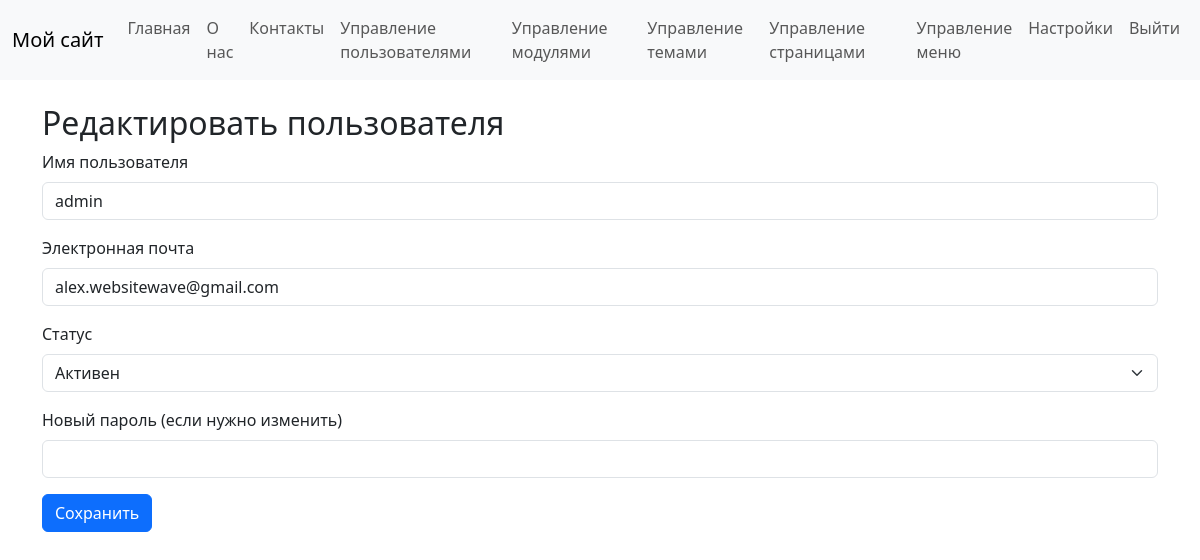
Screenshot of /admin/users/edit/3 (signed in) with the database file from the repository.
### tables this page shows
CREATE TABLE `menu_items` (
                              `id` int NOT NULL,
                              `menu_id` int NOT NULL,
                              `title` varchar(255) NOT NULL,
                              `url` varchar(255) NOT NULL,
                              `parent_id` int DEFAULT NULL,
                              `position` int NOT NULL DEFAULT '0'
);

CREATE TABLE `users` (
                         `id` int NOT NULL,
                         `username` varchar(255) NOT NULL,
                         `email` varchar(255) NOT NULL,
                         `password_hash` varchar(255) NOT NULL,
                         `created_at` datetime NOT NULL,
                         `updated_at` datetime DEFAULT NULL,
                         `status` enum('active','inactive','banned') NOT NULL DEFAULT 'active'
);

### core/View.php (called while the page is built)
<?php
class View
{
    public static function render($template, $data = [], $module = false): void
    {
        PageRenderer::render($template, $data, $module);
    }
}

### core/controllers/AdminController.php (called while the page is built, shortened)
<?php
class AdminController
{
    public function editUser($id)
    {
        $user = User::findById($id);
        View::render('admin/edit_user', ['user' => $user]);
    }
}

### core/Router.php (called while the page is built, shortened)
<?php
class Router
{
    private $routes = [];
    public function add($route, $callback)
    {
        $route = trim($route, '/');
        $route = '#^' . $route . '$#';
        $this->routes[$route] = $callback;
    }
    public function dispatch()
    {
        $url = isset($_GET['url']) ? $_GET['url'] : '';
        $url = trim($url, '/');
        foreach ($this->routes as $pattern => $callback) {
            if (preg_match($pattern, $url, $params)) {
                if (is_callable($callback)) {
                    return call_user_func_array($callback, array_slice($params, 1));
                } elseif (is_array($callback)) {
                    $controller = $callback[0];
                    $method = $callback[1];
                    return call_user_func_array([$controller, $method], array_slice($params, 1));
                }
            }
        }
    }
}

### public/index.php (called while the page is built, shortened)
<?php
require_once __DIR__ . '/../core/init.php';
$router = new Router();
$router->add('', function () {
    $page = Page::findByType('home');
    if ($page && $page->status == 'published') {
        View::render('page', ['page' => $page]);
    } else {
        echo 'Главная страница не настроена';
    }
});
$settingsController = new SettingsController();
$router->add('admin/settings', [$settingsController, 'index']);
$router->add('admin/settings/update', [$settingsController, 'update']);
$authController = new AuthController();
$router->add('login', [$authController, 'login']);
$router->add('logout', [$authController, 'logout']);
$router->add('register', [$authController, 'register']);
$adminController = new AdminController();
$router->add('admin', [$adminController, 'index']);
$router->add('admin/users', [$adminController, 'users']);
$router->add('admin/users/edit/(\d+)', [$adminController, 'editUser']);
$router->add('admin/users/delete/(\d+)', [$adminController, 'deleteUser']);
$router->add('admin/modules', [$adminController, 'modules']);
$router->add('admin/modules/enable/([a-zA-Z0-9_]+)', [$adminController, 'enableModule']);
$router->add('admin/modules/disable/([a-zA-Z0-9_]+)', [$adminController, 'disableModule']);
$router->add('admin/themes', [$adminController, 'themes']);
$router->add('admin/themes/activate/([a-zA-Z0-9_]+)', [$adminController, 'activateTheme']);
$router->add('admin/pages', [$adminController, 'pages']);
$router->add('admin/pages/create', [$adminController, 'createPage']);
$router->add('admin/pages/edit/(\d+)', [$adminController, 'editPage']);
$router->add('admin/pages/delete/(\d+)', [$adminController, 'deletePage']);
$adminMenuController = new AdminMenuController();
$router->add('admin/menus', [$adminMenuController, 'menus']);
$router->add('admin/menus/create', [$adminMenuController, 'createMenu']);
$router->add('admin/menus/edit/(\d+)', [$adminMenuController, 'editMenu']);
$router->add('admin/menus/delete/(\d+)', [$adminMenuController, 'deleteMenu']);
$router->add('admin/menus/items/(\d+)', [$adminMenuController, 'manageMenuItems']);
$router->add('admin/menus/items/create/(\d+)', [$adminMenuController, 'createMenuItem']);
$router->add('admin/menus/items/edit/(\d+)', [$adminMenuController, 'editMenuItem']);
$router->add('admin/menus/items/delete/(\d+)', [$adminMenuController, 'deleteMenuItem']);
$pageController = new PageController();
$router->add('(.+)', [$pageController, 'viewPage']);
$router->dispatch();

### core/helpers/url_helper.php (called while the page is built)
<?php
function base_url($path = '')
{
    return rtrim(BASE_URL, '/') . '/' . ltrim($path, '/');
}

### core/init.php (called while the page is built, shortened)
<?php
spl_autoload_register(function ($class_name) {
    $paths = [
        __DIR__ . '/' . $class_name . '.php',
        __DIR__ . '/helpers/' . $class_name . '.php',
        __DIR__ . '/models/' . $class_name . '.php',
        __DIR__ . '/controllers/' . $class_name . '.php',
    ];
    foreach (glob(__DIR__ . '/../modules/*', GLOB_ONLYDIR) as $moduleDir) {
        $modulePaths = [
            $moduleDir . '/controller.php',
            $moduleDir . '/model.php',
        ];
        foreach (['controllers', 'models'] as $subDir) {
            $subDirPath = $moduleDir . '/' . $subDir;
        }
        $paths = array_merge($paths, $modulePaths);
    }
    foreach ($paths as $path) {
        if (file_exists($path)) {
            if (class_exists($class_name, false)) {
                return;
            }
        }
    }
});

### core/Database.php (called while the page is built, shortened)
<?php
class Database
{
    private static $connection;
    public static function connect($host, $user, $pass, $dbname)
    {
        self::$connection = new mysqli($host, $user, $pass, $dbname);
        self::$connection->set_charset('utf8mb4');
    }
    public static function prepare($sql)
    {
        $stmt = self::$connection->prepare($sql);
        return $stmt;
    }
}

### core/models/Menu.php (called while the page is built, shortened)
<?php
class Menu
{
    public $id;
    public static function findByName($name)
    {
        $stmt = Database::prepare("SELECT * FROM menus WHERE name = ?");
        $stmt->bind_param('s', $name);
        $stmt->execute();
        $result = $stmt->get_result();
        return $result->fetch_object('Menu');
    }
    public function getItems()
    {
        return MenuItem::findByMenuId($this->id);
    }
}

### core/models/MenuItem.php (called while the page is built, shortened)
<?php
class MenuItem
{
    public static function findByMenuId($menu_id)
    {
        $stmt = Database::prepare("SELECT * FROM menu_items WHERE menu_id = ? ORDER BY position ASC");
        $stmt->bind_param('i', $menu_id);
        $stmt->execute();
        $result = $stmt->get_result();
        $items = [];
        while ($row = $result->fetch_assoc()) {
            $item = new self();
            $item->id = $row['id'];
            $item->menu_id = $row['menu_id'];
            $item->title = $row['title'];
            $item->url = $row['url'];
            $item->parent_id = $row['parent_id'];
            $item->position = $row['position'];
            $items[] = $item;
        }
        return $items;
    }
}

### core/helpers/html_helper.php (called while the page is built)
<?php
function escape($string)
{
    return htmlspecialchars($string, ENT_QUOTES, 'UTF-8');
}

### core/Auth.php (called while the page is built, shortened)
<?php
class Auth
{
    public static function check()
    {
        return isset($_SESSION['user_id']);
    }
    public static function user()
    {
        if (self::check()) {
            return User::findById($_SESSION['user_id']);
        }
        return null;
    }
    public static function isAdmin()
    {
        $user = self::user();
        if ($user) {
            return in_array('admin', $user->getRoles());
        }
        return false;
    }
}

### core/models/User.php (called while the page is built, shortened)
<?php
class User
{
    public $id;
    public static function findById($id)
    {
        $stmt = Database::prepare("SELECT * FROM users WHERE id = ?");
        $stmt->bind_param('i', $id);
        $stmt->execute();
        $result = $stmt->get_result();
        return $result->fetch_object('User');
    }
    public function getRoles()
    {
        $stmt = Database::prepare("SELECT r.name FROM roles r JOIN user_roles ur ON r.id = ur.role_id WHERE ur.user_id = ?");
        $stmt->bind_param('i', $this->id);
        $stmt->execute();
        $result = $stmt->get_result();
        $roles = [];
        while ($row = $result->fetch_assoc()) {
            $roles[] = $row['name'];
        }
        return $roles;
    }
}

### themes/default/templates/admin/edit_user.php (the view, shortened to what this page needs)
<?php View::render('header', []); ?>
    <h2>Редактировать пользователя</h2>
    <form method="post" action="">
        <div class="mb-3">
            <label for="username" class="form-label">Имя пользователя</label>
            <input type="text" name="username" id="username" class="form-control" value="<?= escape($user->username) ?>" required>
        </div>
        <div class="mb-3">
            <label for="email" class="form-label">Электронная почта</label>
            <input type="email" name="email" id="email" class="form-control" value="<?= escape($user->email) ?>" required>
        </div>
        <div class="mb-3">
            <label for="status" class="form-label">Статус</label>
            <select name="status" id="status" class="form-select">
                <option value="active" <?= $user->status == 'active' ? 'selected' : '' ?>>Активен</option>
            </select>
        </div>
        <div class="mb-3">
            <label for="password" class="form-label">Новый пароль (если нужно изменить)</label>
            <input type="password" name="password" id="password" class="form-control">
        </div>
        <button type="submit" class="btn btn-primary">Сохранить</button>
    </form>

### themes/default/templates/header.php (shortened to what this page needs)
<?php
$mainMenu = Menu::findByName('main_menu');
$menuItems = $mainMenu ? $mainMenu->getItems() : [];
?>
<!DOCTYPE html>
<html lang="ru">
<head>
    <link href="https://cdn.jsdelivr.net/npm/bootstrap@5.3.0/dist/css/bootstrap.min.css" rel="stylesheet">
</head>
<body>
<nav class="navbar navbar-expand-lg navbar-light bg-light">
    <div class="container-fluid">
        <a class="navbar-brand" href="<?= base_url() ?>">Мой сайт</a>
        <div class="collapse navbar-collapse" id="navbarNav">
            <ul class="navbar-nav me-auto">
                <?php foreach ($menuItems as $item): ?>
                    <li class="nav-item">
                        <a class="nav-link" href="<?= escape($item->url) ?>"><?= escape($item->title) ?></a>
                    </li>
                <?php endforeach; ?>
            </ul>
            <ul class="navbar-nav">
                <?php if (Auth::check()): ?>
                    <?php if (Auth::isAdmin()): ?>
                        <?php
                        $adminMenu = Menu::findByName('admin_menu');
                        $adminMenuItems = $adminMenu ? $adminMenu->getItems() : [];
                        ?>
                        <?php foreach ($adminMenuItems as $adminItem): ?>
                            <li class="nav-item">
                                <a class="nav-link" href="<?= escape($adminItem->url) ?>"><?= escape($adminItem->title) ?></a>
                            </li>
                        <?php endforeach; ?>
                    <?php endif; ?>
                    <li class="nav-item">
                        <a class="nav-link" href="<?= base_url('logout') ?>">Выйти</a>
                    </li>
                <?php endif; ?>
            </ul>
        </div>
    </div>
</nav>
<div class="container mt-4">

### rows the page displays
menu_items: title "Главная"
menu_items: title "О нас"
menu_items: title "Контакты"
menu_items: title "Управление пользователями"
menu_items: title "Управление модулями"
menu_items: title "Управление темами"
menu_items: title "Управление страницами"
menu_items: title "Управление меню"
menu_items: title "Настройки"
users: username "admin", email "alex.websitewave@gmail.com", status "Активен"
